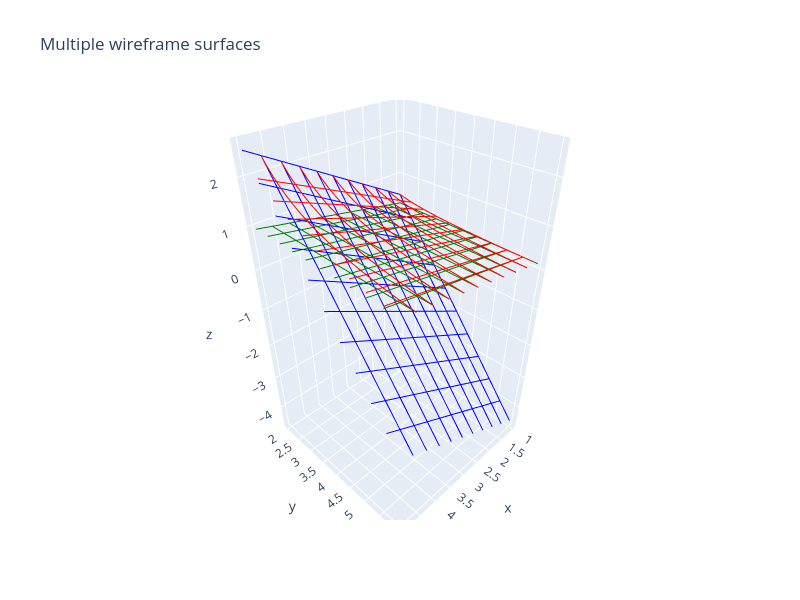

Source (notebook cell):
### Code cell
# convex of v2
#   + 1.00000e+00V0 - 2.00000e+00V2 - 2.50000e+00V1 <= -5.00000e+00
# 0.5*(x-2.5*y+5)<=z
#   + 1.00000e+00V0 - 6.00000e+00V2 - 1.66667e-01V1 <= -1.00000e+00
# 1/6*(x-1.66667e-1*y+1)<=z
# concave of v2
#   + 1.00000e+00V0 - 6.00000e+00V2 - 2.50000e+00V1 >= -1.50000e+01
#   + 1.00000e+00V0 - 2.00000e+00V2 - 1.66667e-01V1 >= -3.33333e-01


import numpy as np
import matplotlib.pyplot as plt
import plotly.graph_objects as go
def wireframe_trace(X, Y, Z, color='blue', name='', step=10):
    """Build wireframe lines (along x and y directions) for a surface."""
    lines = []
    # lines along y-direction (constant x rows)
    for i in range(0, X.shape[0], step):
        lines.append(go.Scatter3d(
            x=X[i, :], y=Y[i, :], z=Z[i, :],
            mode='lines', line=dict(color=color, width=2),
            name=name, showlegend=False
        ))
    # lines along x-direction (constant y columns)
    for j in range(0, X.shape[1], step):
        lines.append(go.Scatter3d(
            x=X[:, j], y=Y[:, j], z=Z[:, j],
            mode='lines', line=dict(color=color, width=2),
            name=name, showlegend=False
        ))
    return lines

x = np.linspace(1,5, 100) #v105
y = np.linspace(2,6, 100) #v112 z136 exp()

X, Y = np.meshgrid(x, y)

Z = X / Y
z1=0.5*(X-2.5*Y+5)
z2=1/6*(X-1.66667e-1*Y+1)

fig = go.Figure()
for trace in wireframe_trace(X, Y, Z, color='red', name='z', step=10):
    fig.add_trace(trace)
for trace in wireframe_trace(X, Y, z1, color='blue', name='z1', step=10):
    fig.add_trace(trace)
for trace in wireframe_trace(X, Y, z2, color='green', name='z2', step=10):
    fig.add_trace(trace)

fig.update_layout(
    title='Multiple wireframe surfaces',
    scene=dict(xaxis_title='x', yaxis_title='y', zaxis_title='z'),
    width=800, height=600
)
fig.show()
